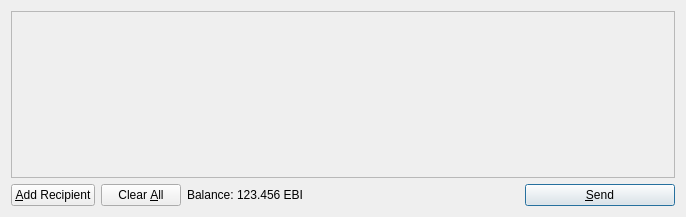
<?xml version="1.0" encoding="UTF-8"?>
<ui version="4.0">
 <class>SendCoinsDialog</class>
 <widget class="QDialog" name="SendCoinsDialog">
  <property name="geometry">
   <rect>
    <x>0</x>
    <y>0</y>
    <width>686</width>
    <height>217</height>
   </rect>
  </property>
  <property name="windowTitle">
   <string>Send Coins</string>
  </property>
  <layout class="QVBoxLayout" name="verticalLayout">
   <item>
    <widget class="QScrollArea" name="scrollArea">
     <property name="widgetResizable">
      <bool>true</bool>
     </property>
     <widget class="QWidget" name="scrollAreaWidgetContents">
      <property name="geometry">
       <rect>
        <x>0</x>
        <y>0</y>
        <width>666</width>
        <height>165</height>
       </rect>
      </property>
      <layout class="QVBoxLayout" name="verticalLayout_2">
       <property name="margin">
        <number>0</number>
       </property>
       <item>
        <layout class="QVBoxLayout" name="entries">
         <property name="spacing">
          <number>6</number>
         </property>
        </layout>
       </item>
       <item>
        <spacer name="verticalSpacer">
         <property name="orientation">
          <enum>Qt::Vertical</enum>
         </property>
         <property name="sizeHint" stdset="0">
          <size>
           <width>20</width>
           <height>40</height>
          </size>
         </property>
        </spacer>
       </item>
      </layout>
     </widget>
    </widget>
   </item>
   <item>
    <layout class="QHBoxLayout" name="horizontalLayout">
     <item>
      <widget class="QPushButton" name="addButton">
       <property name="toolTip">
        <string>Send to multiple recipients at once</string>
       </property>
       <property name="text">
        <string>&amp;Add Recipient</string>
       </property>
       <property name="icon">
        <iconset resource="../eurobit.qrc">
         <normaloff>:/icons/add</normaloff>:/icons/add</iconset>
       </property>
       <property name="autoDefault">
        <bool>false</bool>
       </property>
      </widget>
     </item>
     <item>
      <widget class="QPushButton" name="clearButton">
       <property name="sizePolicy">
        <sizepolicy hsizetype="Minimum" vsizetype="Fixed">
         <horstretch>0</horstretch>
         <verstretch>0</verstretch>
        </sizepolicy>
       </property>
       <property name="toolTip">
        <string>Remove all transaction fields</string>
       </property>
       <property name="text">
        <string>Clear &amp;All</string>
       </property>
       <property name="icon">
        <iconset resource="../eurobit.qrc">
         <normaloff>:/icons/remove</normaloff>:/icons/remove</iconset>
       </property>
       <property name="autoRepeatDelay">
        <number>300</number>
       </property>
       <property name="autoDefault">
        <bool>false</bool>
       </property>
      </widget>
     </item>
     <item>
      <layout class="QHBoxLayout" name="horizontalLayout_2">
       <property name="spacing">
        <number>3</number>
       </property>
       <item>
        <widget class="QLabel" name="label">
         <property name="text">
          <string>Balance:</string>
         </property>
        </widget>
       </item>
       <item>
        <widget class="QLabel" name="labelBalance">
         <property name="cursor">
          <cursorShape>IBeamCursor</cursorShape>
         </property>
         <property name="text">
          <string>123.456 EBI</string>
         </property>
         <property name="textInteractionFlags">
          <set>Qt::LinksAccessibleByMouse|Qt::TextSelectableByKeyboard|Qt::TextSelectableByMouse</set>
         </property>
        </widget>
       </item>
      </layout>
     </item>
     <item>
      <spacer name="horizontalSpacer">
       <property name="orientation">
        <enum>Qt::Horizontal</enum>
       </property>
       <property name="sizeHint" stdset="0">
        <size>
         <width>40</width>
         <height>20</height>
        </size>
       </property>
      </spacer>
     </item>
     <item>
      <widget class="QPushButton" name="sendButton">
       <property name="minimumSize">
        <size>
         <width>150</width>
         <height>0</height>
        </size>
       </property>
       <property name="toolTip">
        <string>Confirm the send action</string>
       </property>
       <property name="text">
        <string>&amp;Send</string>
       </property>
       <property name="icon">
        <iconset resource="../eurobit.qrc">
         <normaloff>:/icons/send</normaloff>:/icons/send</iconset>
       </property>
       <property name="default">
        <bool>true</bool>
       </property>
      </widget>
     </item>
    </layout>
   </item>
  </layout>
 </widget>
 <resources>
  <include location="../eurobit.qrc"/>
 </resources>
 <connections/>
</ui>
